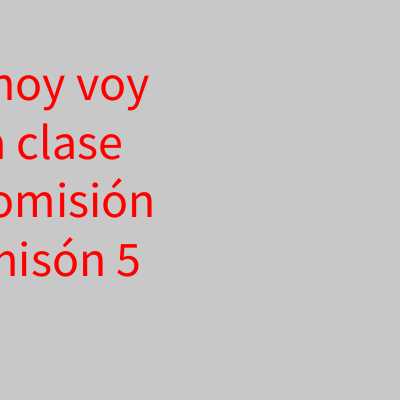
Frame 1 (no input)
Frame 60 (the mouse pressed at the canvas centre just before this capture): identical to frame 1, image omitted
Frame 120 (the mouse held since frame 60 and released just before this capture): identical to frame 1, image omitted

The Processing sketch that drew this single still picture (run headless with seeded random() and noise(); from frame 60 on, the mouse is pressed at the canvas centre):

// Processing sketch: text_cambio_linea
// ── text_cambio_linea.pde
int tamFont = 0;
int posX;
int posY;
int alpha = 0;

void setup(){
  size(400,400);
  posX = -width/2;
  posX = -height/2;
}

void draw(){
  background(200);
  textSize(50);
  fill(255, 0 ,0);
  text("El día de hoy voy \n a dar una clase \n para la comisión \n 4 y la comisón 5", posX, 100);
}
